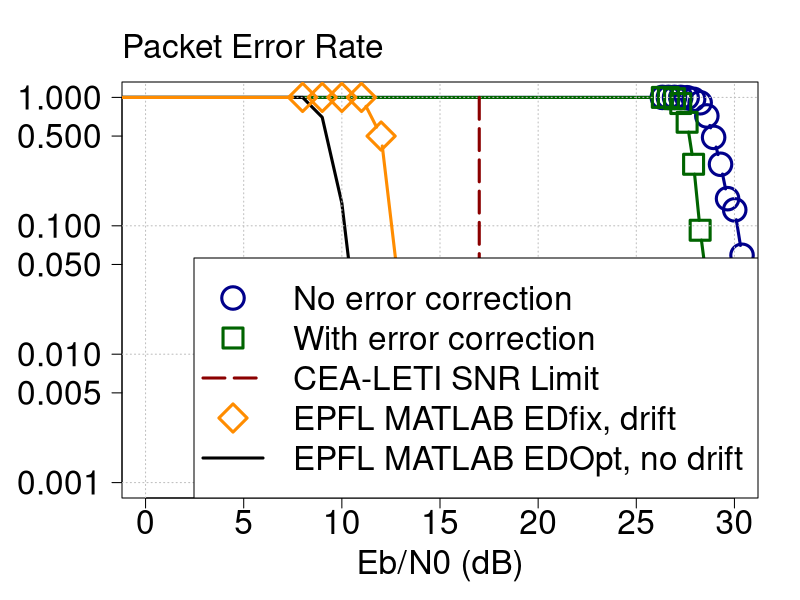

Write the R code that produced this figure.
png("ebn0_per.png", width=1024, height=768)

lineWidth = 3
symbolSize = 3

# We add a first point at -5 dB, 100% PER for each line

psrRSValues <- c(0.97061, 0.97061, 0.97061, 0.97061, 0.97061, 
		0.97061, 0.97061, 0.969377, 0.963361, 0.907644,
		0.698511, 0.359492, 0.103714, 0.0218919, 0,
		0, 0)
psrNoRSValues <- c(0.964188, 0.965016, 0.969944, 0.941074, 0.866947,
		0.837347,0.698542, 0.511625, 0.282612,  0.0915956,
		0.0334867, 0.00547897, 0.000303711, 0, 0,
		0, 0)
pathlosses <- c(4.6664e-15, 4.2618e-15, 3.89914e-15, 3.5734e-15, 3.28021e-15,
	3.01581e-15, 2.77692e-15, 2.56069e-15, 2.36464e-15, 2.18656e-15,
	2.02457e-15, 1.87696e-15, 1.74225e-15, 1.61914e-15, 1.50647e-15,
	1.40321e-15)
noiseValues <- c(3.26942e-21, 3.26933e-21, 3.26948e-21, 3.26947e-21,  3.26945e-21,
	3.26942e-21, 3.26954e-21, 3.26945e-21, 3.26948e-21, 3.26942e-21,
	3.26961e-21, 3.26987e-21, 3.27003e-21, 3.26944e-21, 3.26952e-21,
	3.26948e-21)

epflPER_EDoptNoDrift <- rev(c(0, 0, 5E-4, 8E-3, 1.5E-1, 7E-1, 1, 1))
epflPER_EDfixDrift <- c(1, 1, 1, 1, 1, 5E-1, 2.5E-2, 2E-3)
epflEbN0 <- c(-5, 8, 9, 10, 11, 12, 13, 14) # dB

Epulse <- 1E-3

EbValues <- pathlosses*Epulse

EbN0Values <- 10*log10( EbValues / noiseValues )
EbN0Values <- c(EbN0Values, -5)

par(mar= c(5, 6, 4, 2) + 0.1)

plot(c(0, 30),  c(1, 1E-3), type="n", las=1, xlab="Eb/N0 (dB)", ylab="", 
	cex.lab=2, cex.axis=2, cex=2, log="y", lwd=lineWidth) # setup figure
lines(EbN0Values, 1-psrNoRSValues, type="b", col="darkblue", pch=21, cex=symbolSize, lwd=lineWidth)
lines(EbN0Values, 1-psrRSValues, type="b", col="darkgreen", pch=22, cex=symbolSize, lwd=lineWidth)
lines(epflEbN0, epflPER_EDoptNoDrift, type="l", col="black",  cex=symbolSize, lwd=lineWidth)
grid(col="grey")
lines(epflEbN0, epflPER_EDfixDrift,  type="b", pch=23, col="darkorange", cex=symbolSize, lwd=lineWidth)
lines(c(17, 17), c(1, 1E-4), lty=5, type="l", col="darkred", cex=symbolSize, lwd=lineWidth)
mtext("Packet Error Rate", side=3, line=1, adj=0, cex=2, lwd=lineWidth)
legend(x="bottomright",legend=c("No error correction", 
				"With error correction",
				"CEA-LETI SNR Limit",
				"EPFL MATLAB EDfix, drift",
				"EPFL MATLAB EDOpt, no drift"
				),
	lty=c(0, 0, 5, 0, 1), # a line only for the last one
	col=c("darkblue", "darkgreen", "darkred", "darkorange", "black"),
	pch=c(21,22,NA_integer_,23,NA_integer_), # no symbol for third and last ones
	cex=2, pt.cex=symbolSize, lwd=lineWidth)
dev.off()
